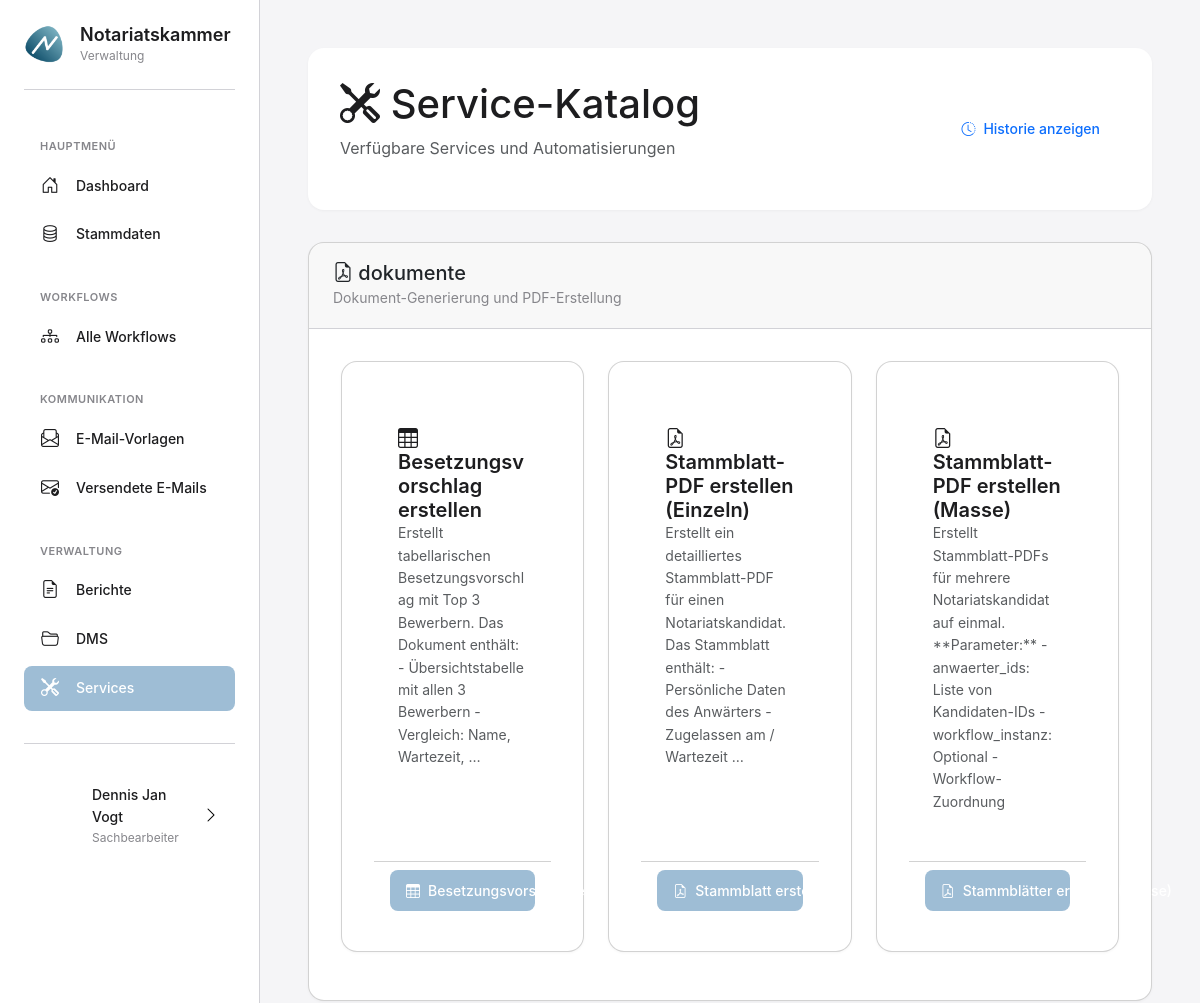
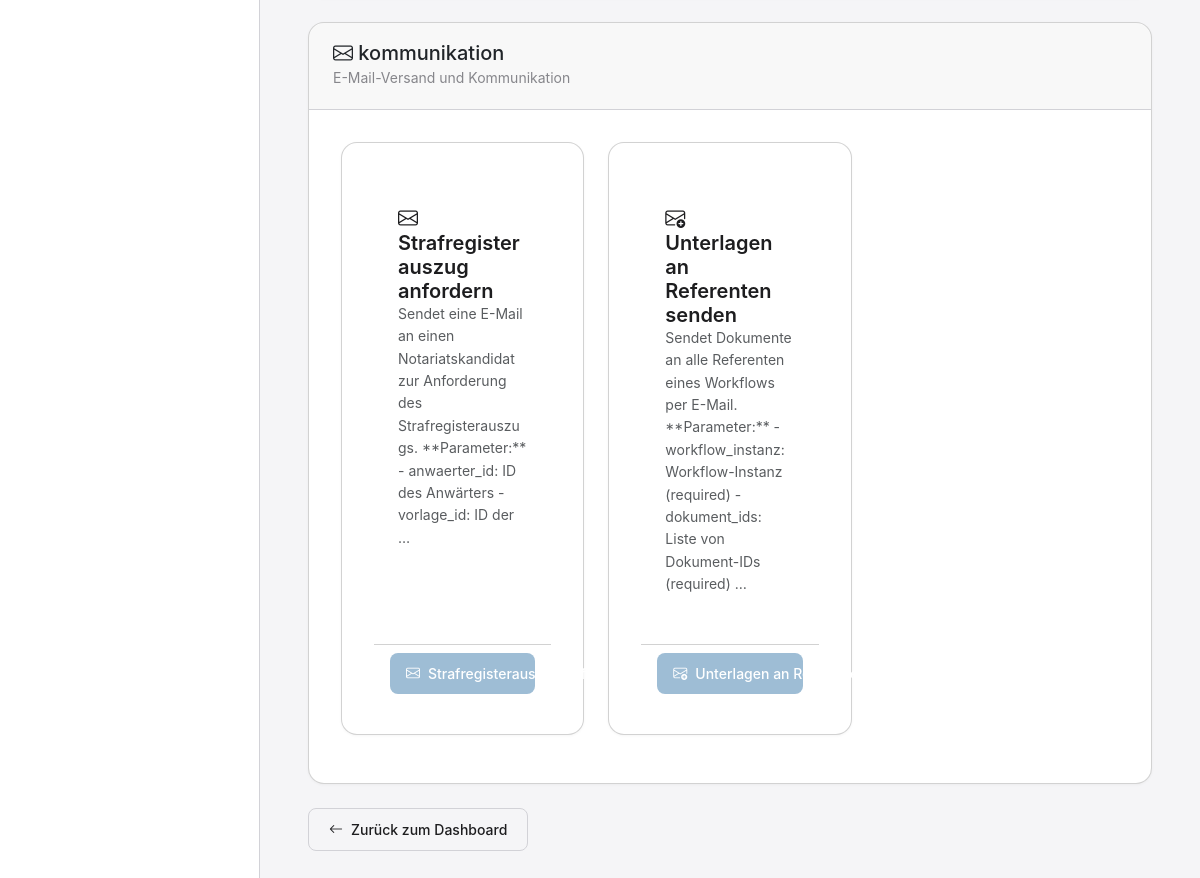
Before: /services/ (signed in) with the older database file (2 pictures, top to bottom).
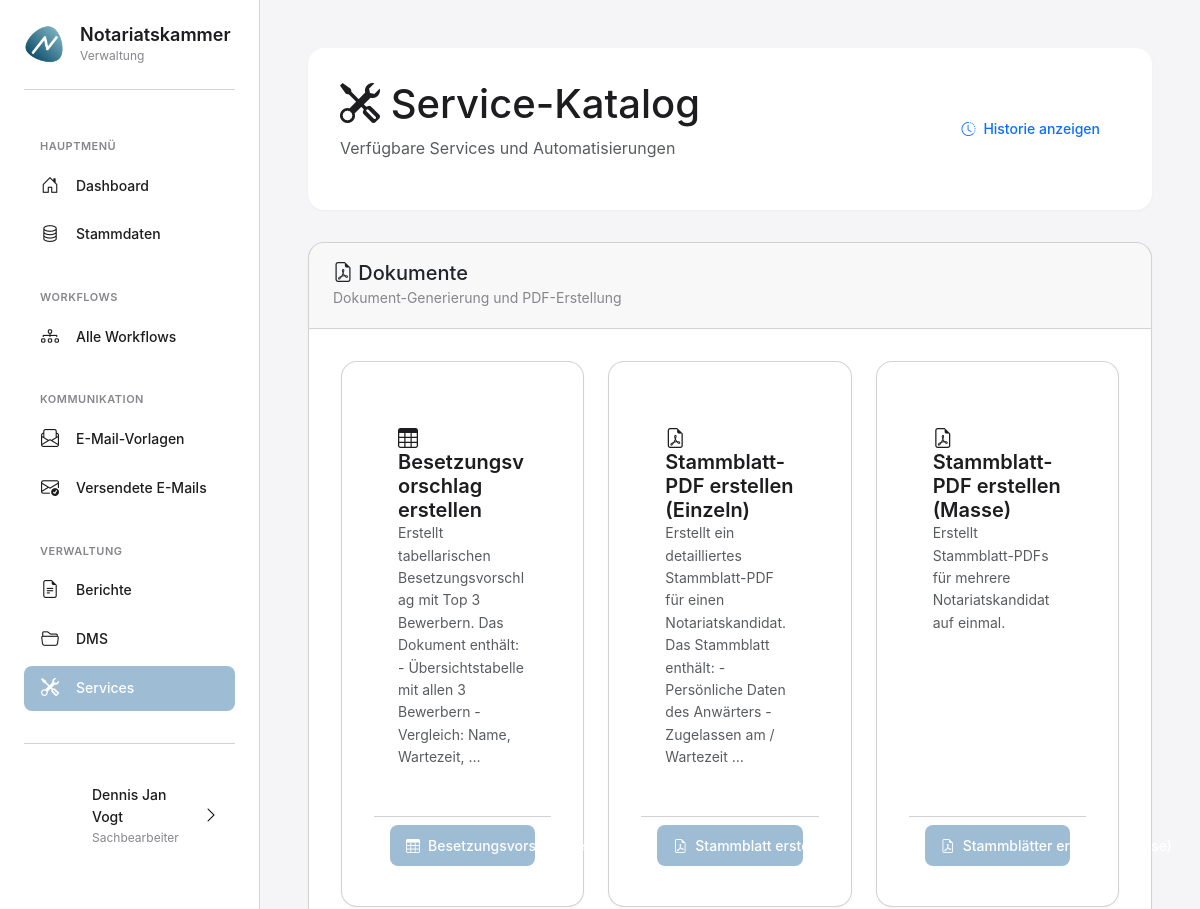
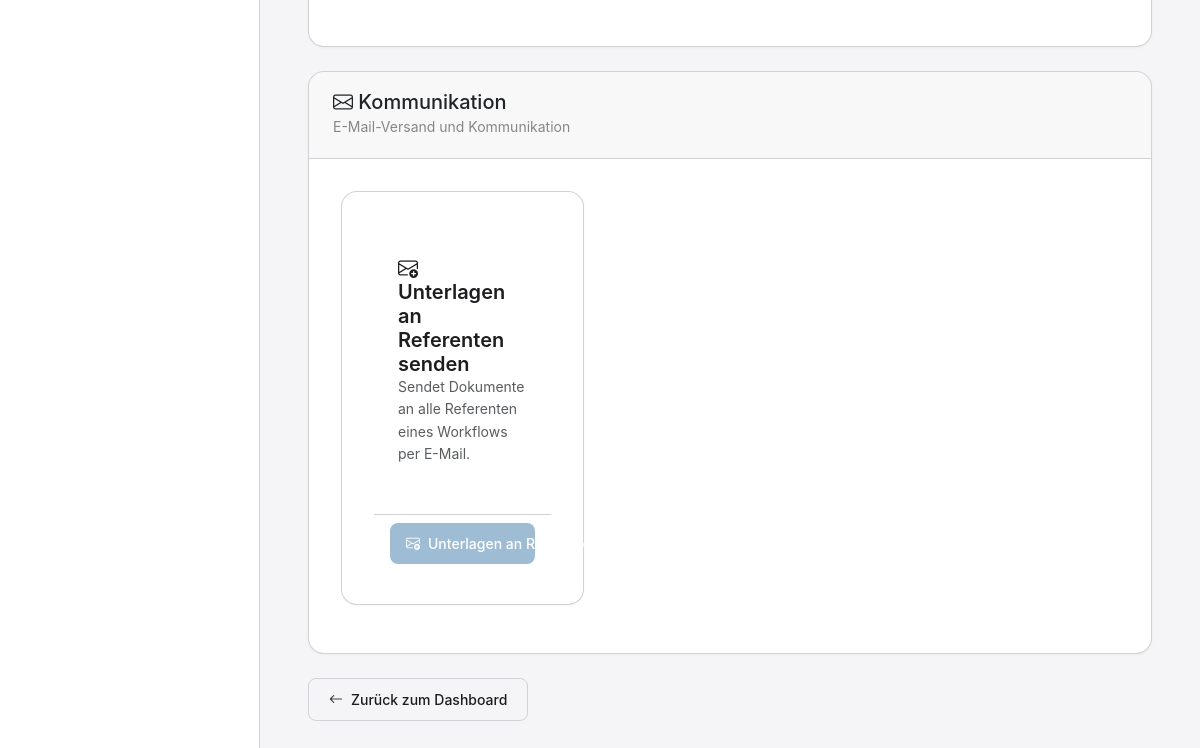
After: the same page with the newer database file (2 pictures, top to bottom).
### apps/services/models.py (models this page shows, shortened)
class ServiceKategorie(models.Model):
    name = models.CharField(
        max_length=100,
        unique=True,
        verbose_name='Name'
    )
    beschreibung = models.TextField(
        blank=True,
        verbose_name='Beschreibung'
    )
    icon = models.CharField(
        max_length=50,
        blank=True,
        verbose_name='Bootstrap Icon',
        help_text='z.B. "file-earmark-pdf", "envelope", "graph-up"'
    )
    reihenfolge = models.PositiveIntegerField(
        default=0,
        verbose_name='Reihenfolge'
    )
    class Meta:
        verbose_name = 'Service-Kategorie'
        verbose_name_plural = 'Service-Kategorien'
        ordering = ['reihenfolge', 'name']

class ServiceDefinition(ZeitstempelModel, AktivModel):
    service_id = models.CharField(
        max_length=100,
        unique=True,
        verbose_name='Service-ID',
        help_text='Eindeutige ID im Code (z.B. "stammblatt_pdf_einzeln")'
    )
    name = models.CharField(
        max_length=200,
        verbose_name='Name',
        help_text='Benutzerfreundlicher Name'
    )
    beschreibung = models.TextField(
        verbose_name='Beschreibung',
        help_text='Was macht dieser Service? Wann nutzt man ihn?'
    )
    kategorie = models.ForeignKey(
        ServiceKategorie,
        on_delete=models.PROTECT,
        related_name='services',
        verbose_name='Kategorie'
    )
    icon = models.CharField(
        max_length=50,
        default='tools',
        verbose_name='Bootstrap Icon'
    )
    button_text = models.CharField(
        max_length=100,
        default='Service ausführen',
        verbose_name='Button-Text'
    )
    button_css_class = models.CharField(
        max_length=100,
        default='btn-primary',
        verbose_name='Button CSS-Klasse',
        help_text='z.B. "btn-primary", "btn-success", "btn-warning"'
    )
    erforderliche_rolle = models.CharField(
        max_length=50,
        blank=True,
        verbose_name='Erforderliche Rolle',
        help_text='Leer = alle; sonst z.B. "sachbearbeiter", "leitung"'
    )
    class Meta:
        verbose_name = 'Service-Definition'
        verbose_name_plural = 'Service-Definitionen'
        ordering = ['kategorie', 'name']
    def kann_benutzer_ausfuehren(self, benutzer):
        if not self.ist_aktiv:
            return False
        if not self.erforderliche_rolle:
            return True
        return benutzer.rolle == self.erforderliche_rolle

### apps/services/views.py (the view)
# urls.py: path('', views.service_katalog_view, name='service_katalog'),
@login_required
def service_katalog_view(request):
    alle_services = ServiceDefinition.objects.filter(
        ist_aktiv=True
    ).select_related('kategorie').order_by('kategorie__reihenfolge', 'name')
    services_nach_kategorie = defaultdict(list)
    for service in alle_services:
        if service.kann_benutzer_ausfuehren(request.user):
            services_nach_kategorie[service.kategorie].append(service)
    kategorien_mit_services = [
        {
            'kategorie': kategorie,
            'services': services
        }
        for kategorie, services in services_nach_kategorie.items()
    ]
    kategorien_mit_services.sort(key=lambda x: x['kategorie'].reihenfolge)
    context = {
        'kategorien_mit_services': kategorien_mit_services,
        'anzahl_services': sum(len(k['services']) for k in kategorien_mit_services)
    }
    return render(request, 'services/katalog.html', context)

### templates/services/katalog.html (shortened to what this page needs)
{% extends 'base_modern.html' %}
{% block content %}
<div class="page-header">
    <div class="d-flex justify-content-between align-items-center">
        <div>
            <h1><i class="bi bi-tools"></i> Service-Katalog</h1>
            <p class="text-muted">Verfügbare Services und Automatisierungen</p>
        </div>
        <div>
            <a href="{% url 'service_historie' %}" class="btn btn-outline-primary">
                <i class="bi bi-clock-history"></i> Historie anzeigen
            </a>
        </div>
    </div>
</div>
{% if kategorien_mit_services %}
    {% for item in kategorien_mit_services %}
    <div class="card mb-4">
        <div class="card-header" style="padding: 18px 24px; margin: calc(-1 * var(--spacing-xl)) calc(-1 * var(--spacing-xl)) 0 calc(-1 * var(--spacing-xl)); border-radius: var(--radius-lg) var(--radius-lg) 0 0;">
            <div>
                <h5 class="mb-0">
                    <i class="bi bi-{{ item.kategorie.icon|default:'folder' }}"></i>
                    {{ item.kategorie.name }}
                </h5>
                {% if item.kategorie.beschreibung %}
                <small style="color: var(--text-secondary);">{{ item.kategorie.beschreibung }}</small>
                {% endif %}
            </div>
        </div>
        <div class="card-body" style="margin: 0 calc(-1 * var(--spacing-xl)) calc(-1 * var(--spacing-xl)) calc(-1 * var(--spacing-xl)); padding: var(--spacing-xl);">
            <div class="row">
                {% for service in item.services %}
                <div class="col-md-6 col-lg-4 mb-3">
                    <div class="card h-100">
                        <div class="card-body" style="padding: 32px 24px 24px 24px;">
                            <h6 class="card-title">
                                <i class="bi bi-{{ service.icon }}"></i>
                                {{ service.name }}
                            </h6>
                            <p class="card-text small text-muted">
                                {{ service.beschreibung|truncatewords:20 }}
                            </p>
                        </div>
                        <div class="card-footer bg-transparent">
                            <a href="{% url 'service_ausfuehren' service.service_id %}"
                               class="btn {{ service.button_css_class }} w-100" style="padding: 10px 16px;">
                                <i class="bi bi-{{ service.icon }}"></i>
                                {{ service.button_text }}
                            </a>
                        </div>
                    </div>
                </div>
                {% endfor %}
            </div>
        </div>
    </div>
    {% endfor %}
{% else %}
    <div class="alert alert-info">
        <i class="bi bi-info-circle"></i>
        Keine Services verfügbar oder keine Berechtigung.
    </div>
{% endif %}
<div class="mt-4">
    <a href="{% url 'dashboard' %}" class="btn btn-secondary">
        <i class="bi bi-arrow-left"></i> Zurück zum Dashboard
    </a>
</div>
{% endblock %}

Changed rows visible on the page:
removed ServiceDefinition: name "Strafregisterauszug anfordern", beschreibung "Sendet eine E-Mail an einen Notariatskandidat zur Anforderung des Strafregisterauszugs. **Parameter:** - anwaerter_id: ID des Anwärters - vorlage_id: ID der …", button_text "Strafregisterauszug anfordern", shown under ServiceKategorie "E-Mail-Versand und Kommunikation"
changed ServiceKategorie "Dokument-Generierung und PDF-Erstellung": kategorie.name "dokumente" → "Dokumente"
changed ServiceDefinition "Stammblatt-PDF erstellen (Masse)": beschreibung "…mehrere Notariatskandidat auf einmal. **Parameter:** - anwaerter_ids: Liste von Kandidaten-IDs - workflow_instanz: Optional - Workflow-Zuordnung" → "Erstellt Stammblatt-PDFs für mehrere Notariatskandidat auf einmal."
changed ServiceKategorie "E-Mail-Versand und Kommunikation": kategorie.name "kommunikation" → "Kommunikation"
changed ServiceDefinition "Unterlagen an Referenten senden": beschreibung "…eines Workflows per E-Mail. **Parameter:** - workflow_instanz: Workflow-Instanz (required) - dokument_ids: Liste von Dokument-IDs (required) …" → "Sendet Dokumente an alle Referenten eines Workflows per E-Mail."
